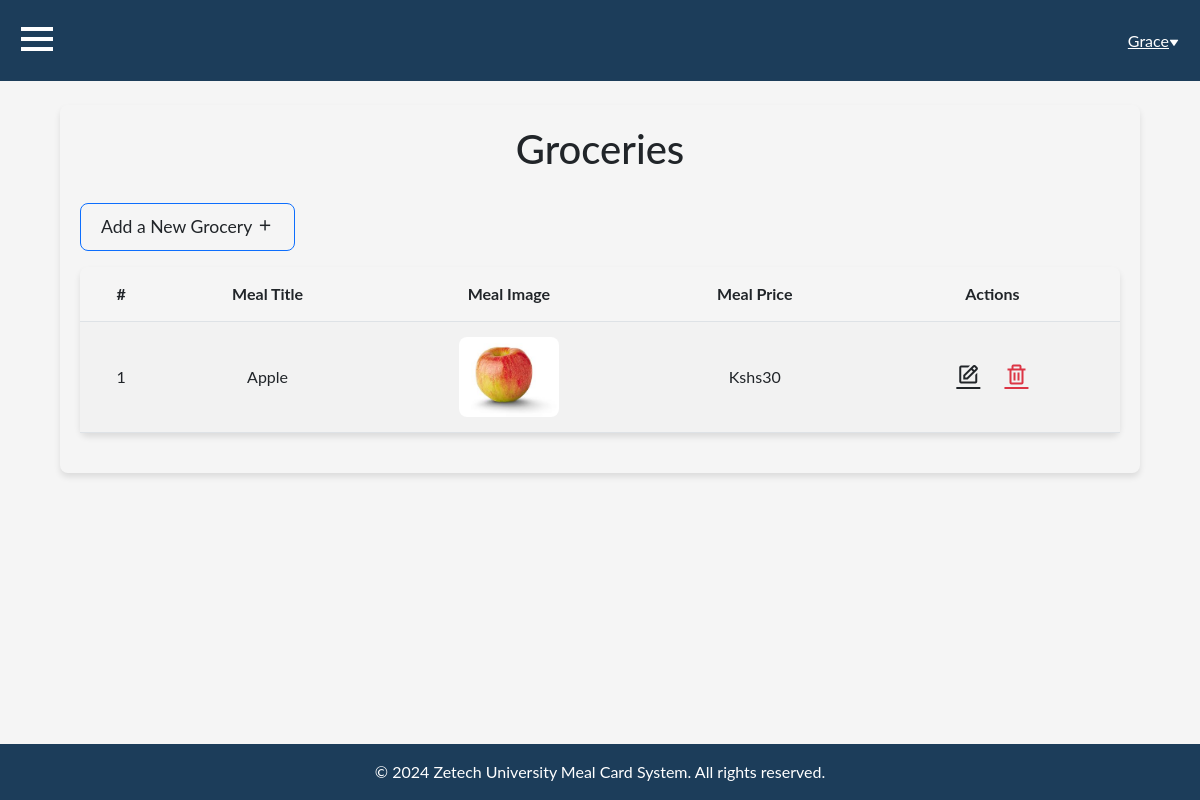
Page /admin/groceries.php (signed in) on the committed database.
### tables this page shows
CREATE TABLE `menu` (
  `meal_id` int(11) NOT NULL,
  `meal_title` varchar(255) NOT NULL,
  `meal_price` varchar(100) NOT NULL,
  `meal_category` varchar(100) NOT NULL,
  `date_created` timestamp NOT NULL DEFAULT current_timestamp(),
  `meal_img` varchar(255) NOT NULL
);

### admin/groceries.php (the view, shortened to what this page needs)
<?php
include('../includes/config.php');
$employeeNoAuth = $_SESSION['employee_no'];
$employeeauth = "SELECT * FROM admins WHERE employee_no = '$employeeNoAuth'";
$resultEmpAuth = mysqli_query($conn, $employeeauth);
$adminName = "";
if (mysqli_num_rows($resultEmpAuth) === 1) {
    $row = mysqli_fetch_assoc($resultEmpAuth);
    $adminName = $row['employee_names'];
}
?>
<!DOCTYPE html>
<html lang="en">
<head>
    <link rel="stylesheet" href="https://cdn.jsdelivr.net/npm/bootstrap@5.3.0/dist/css/bootstrap.min.css">
    <link rel="stylesheet" href="https://cdn.jsdelivr.net/npm/boxicons@2.0.9/css/boxicons.min.css">
    <link rel="stylesheet" href="css/main_dishes.css">
</head>
<body>
    <nav class="navbar" id="sticky-navbar">
        <div class="container-fluid">
            <button class="btn btn-link text-white" id="sidebarToggle"><i class="bx bx-menu bx-lg"></i></button>
            <div class="popover-container m-2">
                <button class="btn btn-link text-white" id="profilePopover"
                    data-bs-toggle="popover"
                    data-bs-html="true"
                    data-bs-content='<a href="admin_logout.php" class="text-decoration-none text-dark"><i class="bx bx-power-off"></i>Logout</a>'>
                    <?php echo strtok($adminName, ' '); ?><i class='bx bxs-down-arrow' style="font-size: 10px;"></i>
                </button>
            </div>
        </div>
    </nav>
    <div class="container main-container mt-4 table-responsive">
        <h1>Groceries</h1>
        <button class="add-meal-btn btn btn-primary mb-3" data-bs-toggle="modal" data-bs-target="#addMealModal">Add a New Grocery <i class="bx bx-plus"></i></button>
        <table class="table table-striped">
            <thead>
                <tr>
                    <th>#</th>
                    <th>Meal Title</th>
                    <th>Meal Image</th>
                    <th>Meal Price</th>
                    <th>Actions</th>
                </tr>
            </thead>
            <tbody>
                <?php
                $counter = 1;
                $fetchMealsQuery = "SELECT * FROM menu WHERE meal_category = 'grocery'";
                $mealsResult = mysqli_query($conn, $fetchMealsQuery);
                while ($row = mysqli_fetch_assoc($mealsResult)) {
                    echo '<tr>
                            <td>' . $counter++ . '</td>
                            <td>' . htmlspecialchars($row['meal_title']) . '</td>
                            <td><img src="uploads/images/' . htmlspecialchars($row['meal_img']) . '" alt="' . htmlspecialchars($row['meal_title']) . '" width="80"></td>
                            <td>Kshs' . htmlspecialchars($row['meal_price']) . '</td>
                            <td>
                                <a href="edit_groceries.php?id=' . $row['meal_id'] . '" class="bx bx-edit action-icons"></a>
                                <a href="groceries.php?deleteMeal=' . $row['meal_id'] . '" class="bx bx-trash action-icons text-danger" onclick="return confirm(\'Are you sure you want to delete this grocery?\')"></a>
                            </td>
                        </tr>';
                }
                ?>
            </tbody>
        </table>
    </div>
    <footer class="footer">
        &copy; 2024 Zetech University Meal Card System. All rights reserved.
    </footer>
</body>
</html>

### admin/css/main_dishes.css (style rules this page uses)
body { font-family: var(--font-body); background-color: var(--color-gray-bg); margin: 0; display: flex; flex-direction: column; min-height: 100vh; overflow-x: hidden; }
.container-fluid { padding: 0; }
.navbar { background-color: var(--color-navy-blue); color: var(--color-text-white); }
.main-container { margin: 40px auto; max-width: 90%; background-color: var(--color-soft-gray); border-radius: var(--border-radius); padding: 20px; box-shadow: var(--box-shadow-light); }
h1 { text-align: center; font-family: var(--font-header); color: var(--color-dark-plum); margin-bottom: 30px; }
.add-meal-btn { margin-bottom: 20px; background-color: var(--color-warm-coral); color: var(--color-text-light); font-size: 1.1rem; padding: 10px 20px; border-radius: var(--border-radius); transition: background-color 0.3s; }
.table { width: 100%; margin-bottom: 20px; background-color: var(--color-cream-white); border-radius: var(--border-radius); box-shadow: var(--box-shadow-light); }
.table th, .table td { padding: 15px; text-align: center; vertical-align: middle; }
.table th { background-color: var(--color-soft-peach); color: var(--color-text-dark); }
.table img { width: 100px; height: 80px; border-radius: var(--border-radius); object-fit: cover; }
.action-icons { font-size: 1.5rem; cursor: pointer; margin: 0 10px; color: var(--color-dark-plum); }
.footer { background-color: var(--color-navy-blue); color: var(--color-text-white); text-align: center; padding: var(--spacing-medium); position: relative; bottom: 0; width: 100%; margin-top: auto; }

### rows in the picture
menu: meal_title "Apple", meal_img (picture), meal_price "30"

### other values in the picture
strtok($adminName, ' ') "Grace"
